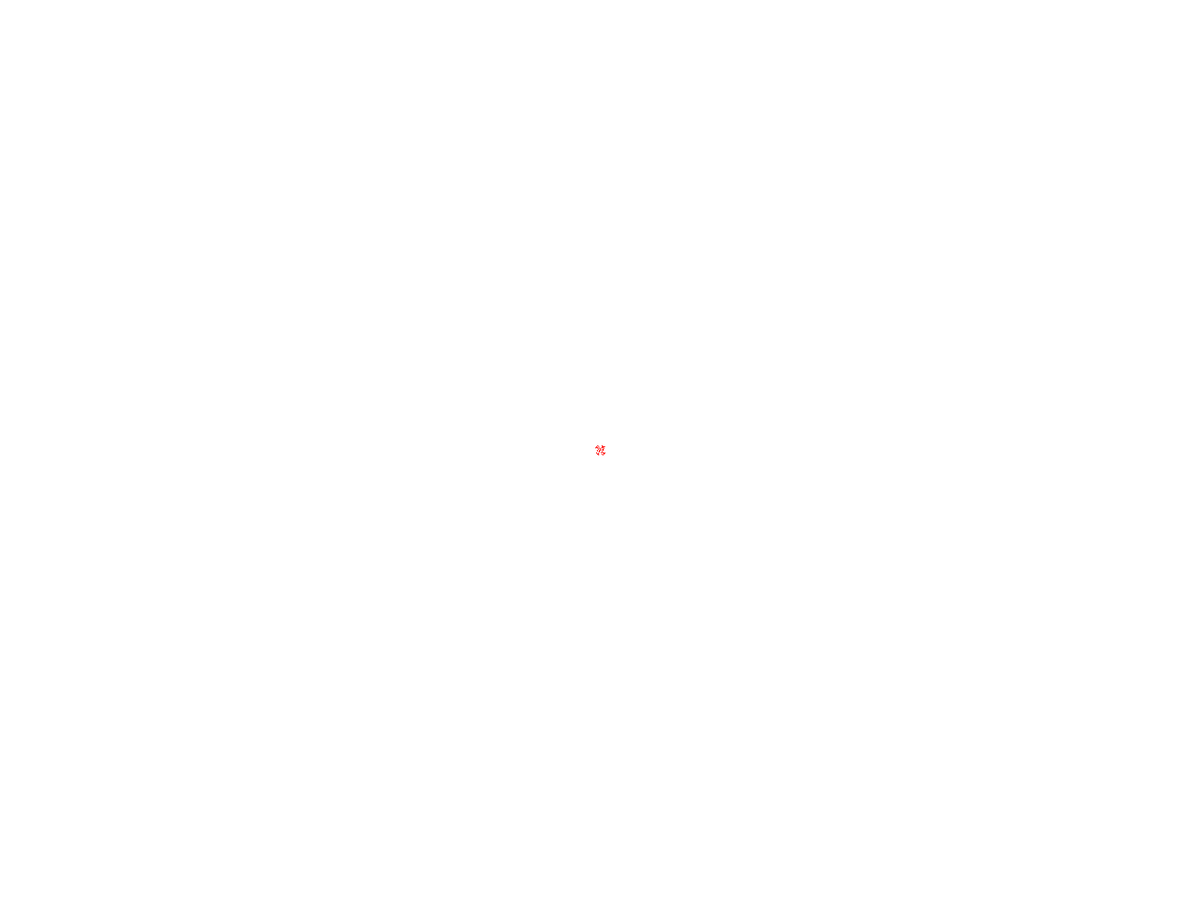
Frame 1 (no input)
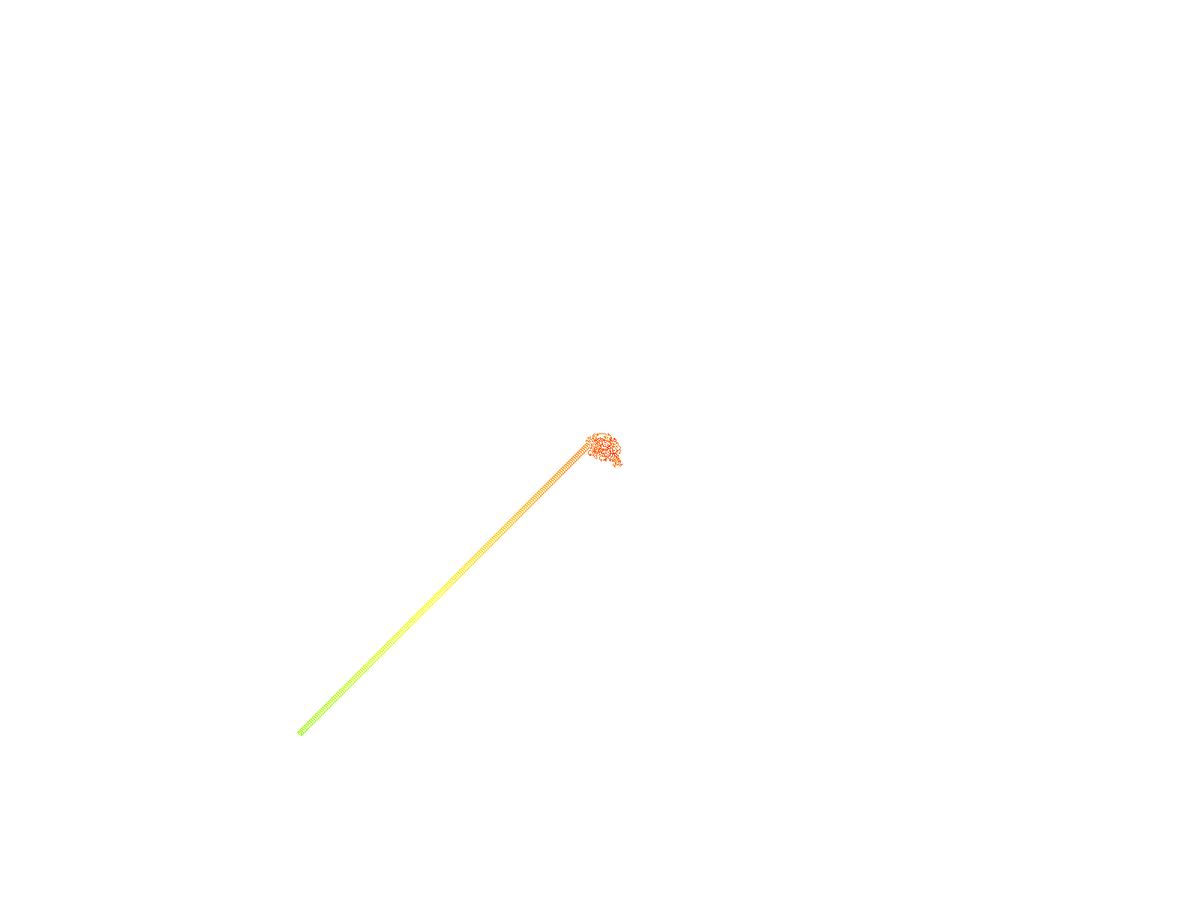
Frame 60 (the mouse pressed at the canvas centre just before this capture)
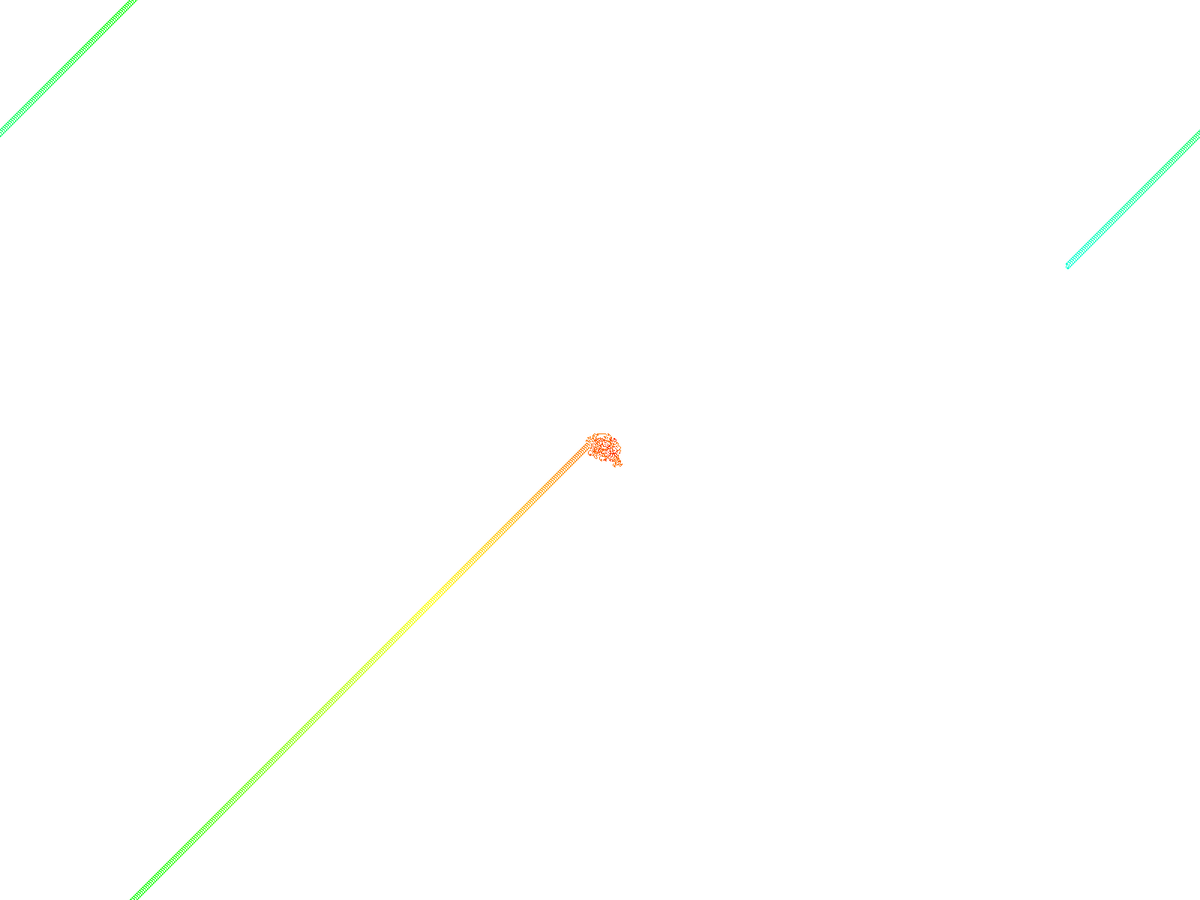
Frame 120 (the mouse held since frame 60 and released just before this capture)

The Processing sketch that drew these frames (run headless with seeded random() and noise(); from frame 60 on, the mouse is pressed at the canvas centre):

// Processing sketch: langtons_ant
// ── langtons_ant.pde

int[][] grid;
int x;
int y;
int dir;

final int ANTUP = 0;
final int ANTRIGHT = 1;
final int ANTDOWN = 2;
final int ANTLEFT = 3;

PImage ant;

int c = 0;

void setup(){
  //size(400, 400);
  fullScreen();
  grid = new int[width][height];
  ant = createImage(width, height, HSB);
  colorMode(HSB);
  ant.loadPixels();
  // Initialize the image to white
  for (int i = 0; i < ant.pixels.length; i++){
    ant.pixels[i] = color(255);
  }
  ant.updatePixels();
  
  x = width/2;
  y = height/2;
  
  dir = ANTUP;
  
 

}

// This allows for wrapping around
void turnRight(){
  dir++;
  if (dir > ANTLEFT){
    dir = ANTUP;
  }
}

// This allows for wrapping around
void turnLeft(){
  dir--;
  if (dir < ANTUP){
    dir = ANTLEFT;
  }
}

void moveForward(){
  if (dir == ANTUP) {
    y--;
  }else if (dir == ANTRIGHT){
    x++;
  }else if (dir == ANTDOWN){
    y++;
  }else if (dir == ANTLEFT){
    x--;
  }
  
  if (x > (width - 1)){
    x = 0;
  }else if (x < 0) {
    x = width - 1;
  }
  
  if (y > (height -1)){
    y = 0;
  }else if (y < 0) {
    y = (height - 1);
  }
  
  
}

void draw(){
  background(255);
  c++;
  ant.loadPixels();
  for (int n = 0; n < 500; n++){
    int state = grid[x][y];
    
    if (state == 0){
      turnRight();
      grid[x][y] = 1;
    }else if (state == 1){
      turnLeft();
      grid[x][y] = 0;
    }
    
    
    
    color col = color(255);
    if (grid[x][y] == 1){
      if (c >= 256){
        c=0;
      }
      col = color(c, 255, 255);
    }
    int pix = x + y * ant.width;
    ant.pixels[pix] = col;
    moveForward();
  }
  ant.updatePixels();
  
  image(ant,0,0);    
}
